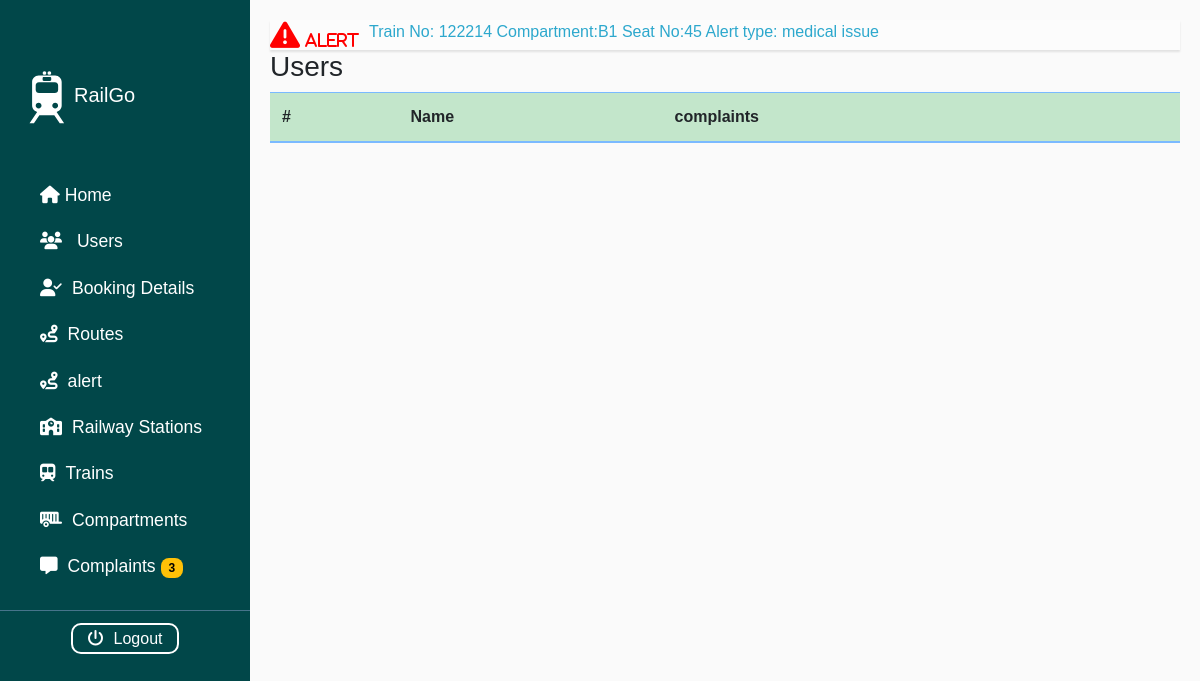
The app's page /complaints, older data.
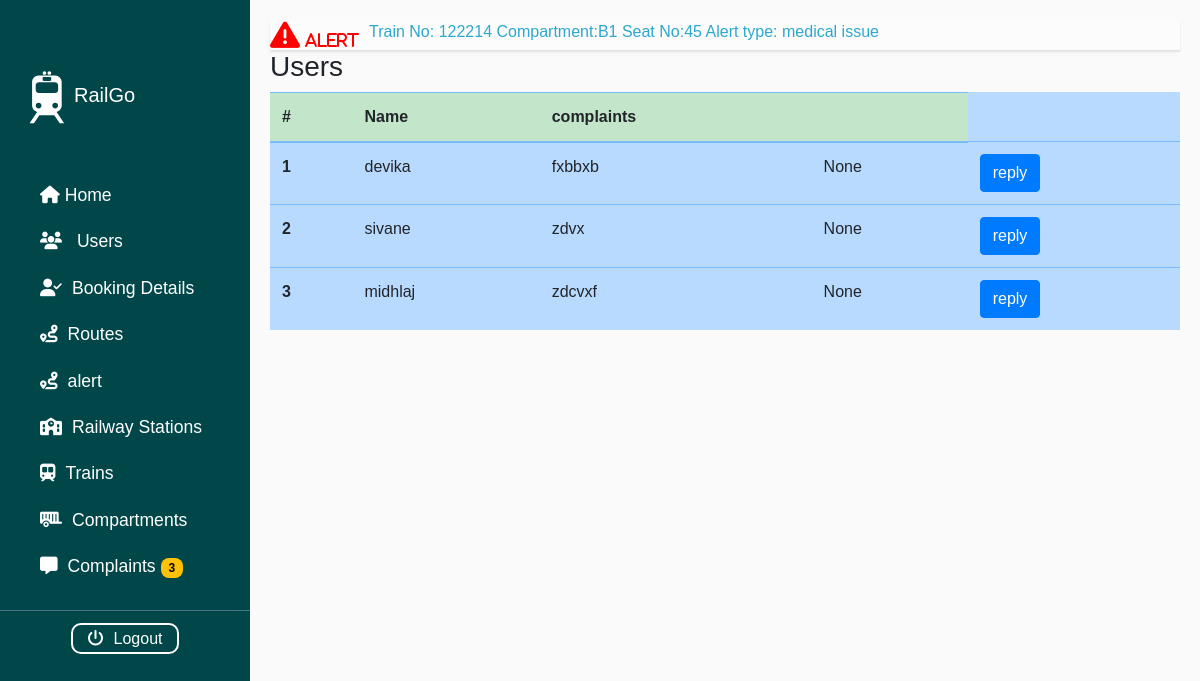
The same page, newer data.
### trsapp/models.py (models this page shows)
class complaint_model(models.Model):
    USER_ID=models.ForeignKey(user_model,on_delete=models.CASCADE,null=True,blank=True)
    complaint=models.CharField(max_length=100,null=True,blank=True)
    reply=models.CharField(max_length=100,null=True,blank=True)

class user_model(models.Model):
    LOGINID=models.ForeignKey(Login_model,on_delete=models.CASCADE,null=True,blank=True)
    Fullname=models.CharField(max_length=100,null=True,blank=True)
    mobile=models.IntegerField(null=True,blank=True)
    email=models.CharField(max_length=100,null=True,blank=True)
    address=models.CharField(max_length=100,null=True,blank=True)
    gender=models.CharField(max_length=100,null=True,blank=True)
    age=models.IntegerField(null=True,blank=True)
    aadharnumber=models.CharField(max_length=100,null=True,blank=True)

### trsapp/views.py (the view)
# urls.py: path('complaints',Complaints.as_view(), name='complaints'),
class Complaints(View):
    def get(self, request):
        d=complaint_model.objects.all()
        return render(request, 'Administrator/complaints.html',{'b':d})

### templates/Administrator/complaints.html
{% extends 'Administrator/base.html' %}
{% block content%}
                <div class="tbl-div">
                    <h3>Users</h3>
                    <table class="table table-primary table-striped-columns table-hover">
                        <thead>
                            <tr class="table-success">
                              <th scope="col">#</th>
                              <th scope="col">Name</th>
                              <th scope="col">complaints</th>
                              <th scope="col"></th>
                            </tr>
                          </thead>
                          <tbody>
                           {% for i in b %}
                            <tr>
                                <th scope="row">{{forloop.counter}}</th>
                                <td>{{i.USER_ID.Fullname}}</td>
                                <td>{{i.complaint}}</td>
                                <td>{{i.reply}}</td>
                                <td>
                                   <a href="#" class="btn btn-primary">reply</a>
                                </td>
                              </tr>
                              {% endfor %}
                          </tbody>
                    </table>
                </div>
                {% endblock %}

Row changes from the older to the newer data that the page shows:
added complaint_model: USER_ID.Fullname "devika", complaint "fxbbxb", reply "None"
added complaint_model: USER_ID.Fullname "sivane", complaint "zdvx", reply "None"
added complaint_model: USER_ID.Fullname "midhlaj", complaint "zdcvxf", reply "None"
